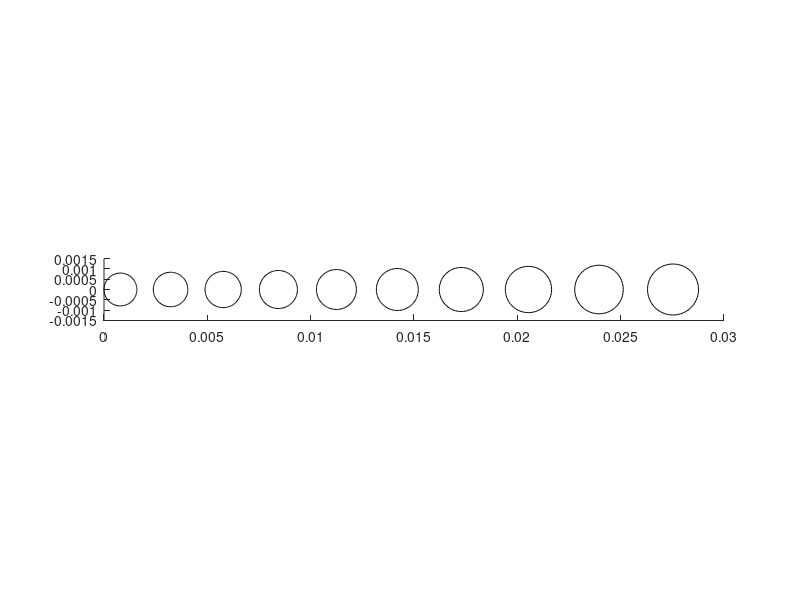

Here is the MATLAB script that generated this plot: (Note: this script raises an error after producing the figure.)
clear, close all

L = 35e-3;              % length of cochlea
N = 10;                 % number of resonators
L_end = L - 0.005;

s = 1.05;
Rad = L_end*(1-s)/(1-s^N)/3;
for i = 1:N
    R(i) = Rad*s^(i-1);
end

%%% Material parameters
rho0 = 1e3;             % density of water
kappa0 = 2e9;           % bulk modulus of water
v = sqrt(kappa0/rho0);  % speed of sound in water

rho_b = 1.2;            % density of resonators  
kappa_b = 1e5;          % bulk modulus of resonators
v_b = sqrt(kappa_b/rho_b);  % speed of sound in air


% High contrast parameters \delta
delta=rho_b/rho0;

% Define positions of resonators
cx = R(1)*ones(1,N);
if N > 1
    for i = 2:N
        cx(i) = cx(i-1) + 2*R(i-1) + R(i);
    end
end

%%% Plot the geometry
cy = zeros(1,N); cz = zeros(1,N);
figure, hold on
t = linspace(0,2*pi);
for n = 1:length(R)
    plot(cx(n)+R(n)*cos(t), cy(n)+R(n)*sin(t),'k')
end
daspect([1 1 1])
hold off

%% Compute the resonances using the capacitance matrix, which is approximated using the multipole expansion method
C = capacitance(cx,cy,cz,R,rho0,rho_b,kappa0,kappa_b,delta);
size(C)
Cvol = 3/4/pi*diag(R.^-3)*C;
capres = sqrt(delta*v_b^2*eig(real(Cvol)));

%% Plot the resonances
figure
hold on
scatter(capres,ones(1,N),'ob')
ylim([0.85, 1.2]); set(gca,'ytick',[]);
legend('full multipole method')
